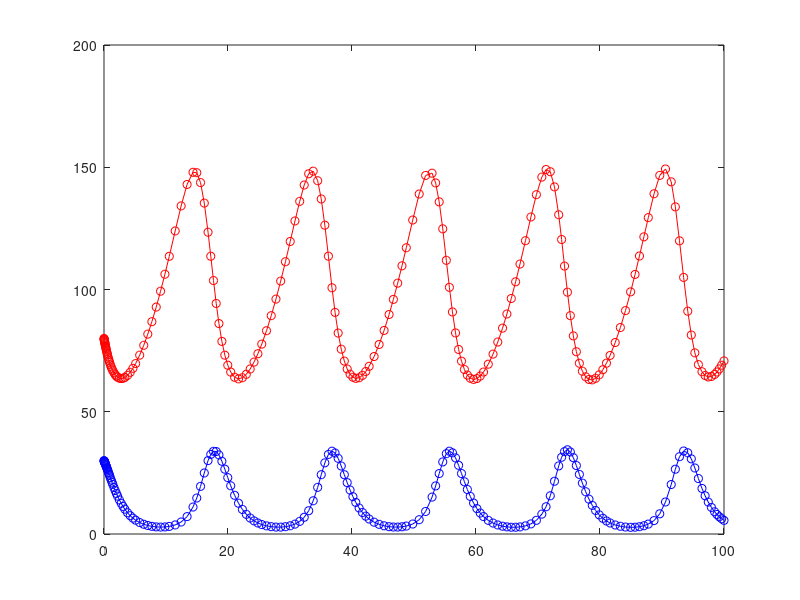
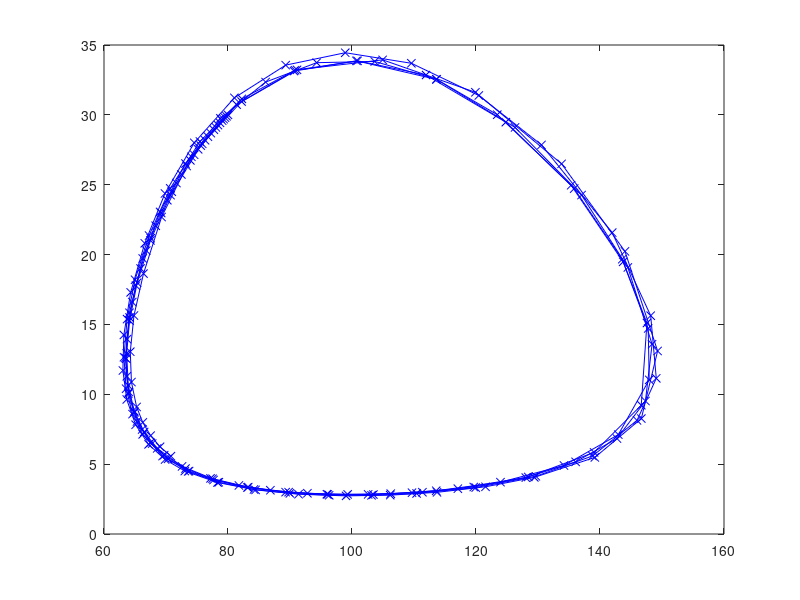

Recreate these plots in MATLAB, in order.
% Lotka-Volterra equations

f = @(t,y) [0.125*y(1)-0.01*y(1)*y(2); -y(2)+0.01*y(1)*y(2)];

y0=[80;30];
T=100;
[t,y]=ode45(f, [0,T],y0);

%t=linspace(0,T,1000);
%y=forwardEuler2(f,t,y0);


figure(1)
plot(t,y(:,1),'ro-',t,y(:,2),'bo-')
figure(2)
plot(y(:,1),y(:,2),'bx-')

